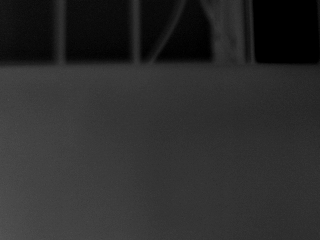
#> input picture Clase 11 - Termografía/laboratorio/Propano/imagen(1).bmp, 320 x 240 px; its folder holds 4 pictures in this run
$ jupyter execute propano.ipynb
#> lines starting #> are read from the running program, lines starting #| are printed output that depends on the picture; after the words box and inside, x2 and y2 are one past the last pixel; in counts of white or black regions, pixels touching at a corner belong together
[cell 1]
import cv2
import numpy as np
import matplotlib as plt

[cell 2]
from PIL import Image
import glob
image_list = []
for filename in glob.glob('propano/*.bmp'):
    frame = cv2.imread(filename)
#> frame is the input picture: shape (240, 320, 3); min 0, max 84, mean 44.2
    image_list.append(frame)

[cell 3]
cont = 0
#> cont = 0
backSub = cv2.createBackgroundSubtractorKNN(9999,50,False)
kernel = np.ones((2,2),np.uint8)
for image in image_list:
    cont = cont + 1
    # frame = cv2.imread(image)
    fgMask = backSub.apply(image)
    ret,thresh1 = cv2.threshold(fgMask,30,255,cv2.THRESH_BINARY)
    # closign = cv2.morphologyEx(thresh1, cv2, kernel)
    morph_opening = cv2.morphologyEx(thresh1, cv2.MORPH_CLOSE, kernel)
    cv2.imshow('frame',morph_opening)
    cv2.waitKey(80)
    if cont == 42:
        cv2.destroyAllWindows()
#> this loop made 4 passes
#> pass 3, `fgMask = backSub.apply(image)`:
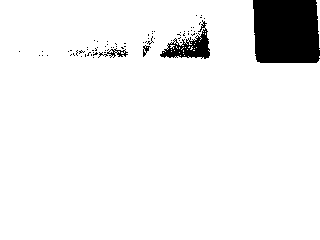
#> fgMask: shape (240, 320); 93.4% white; 74 black regions (70 under 20 px), largest, box (x1, y1, x2, y2) and area: (253, 0, 320, 63) 4013, (160, 20, 210, 59) 755, (98, 48, 128, 58) 104, (143, 45, 151, 57) 41
#> pass 3, `morph_opening = cv2.morphologyEx(thresh1, cv2.MORPH_CLOSE, kernel)`:
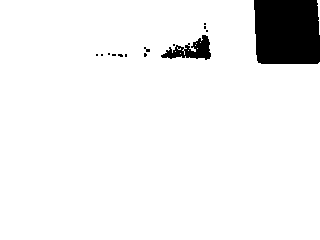
#> morph_opening: shape (240, 320); 93.8% white; 14 black regions (12 under 20 px), largest, box (x1, y1, x2, y2) and area: (254, 0, 320, 64) 4065, (161, 35, 211, 60) 594
#> after the loop:
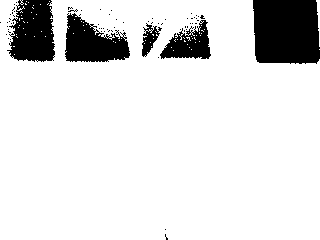
#> fgMask: shape (240, 320); 87.1% white; 70 black regions (65 under 20 px), largest, box (x1, y1, x2, y2) and area: (253, 0, 320, 64) 4033, (7, 0, 55, 62) 2286, (65, 13, 130, 62) 2028, (160, 20, 211, 59) 1113, (142, 23, 162, 57) 308
